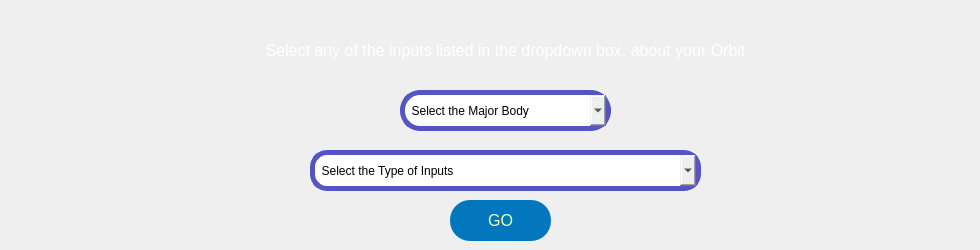
                           <widget class="QWidget" name="vpco_input_type_screen">
                            <widget class="QComboBox" name="vpco_input_type">
                             <property name="geometry">
                              <rect>
                               <x>310</x>
                               <y>150</y>
                               <width>391</width>
                               <height>41</height>
                              </rect>
                             </property>
                             <property name="styleSheet">
                              <string notr="true">QComboBox{
	border: 5px solid rgb(84, 84, 197);
	font: 12pt &quot;Arial&quot;;
	border-radius: 17px;}


QComboBox:hover{
	border: 4px solid rgb(2, 119, 189);
}</string>
                             </property>
                             <item>
                              <property name="text">
                               <string>  Select the Type of Inputs</string>
                              </property>
                             </item>
                             <item>
                              <property name="text">
                               <string>  a , e</string>
                              </property>
                             </item>
                             <item>
                              <property name="text">
                               <string>  ra , rp </string>
                              </property>
                             </item>
                             <item>
                              <property name="text">
                               <string>  r , v , gamma</string>
                              </property>
                             </item>
                             <item>
                              <property name="text">
                               <string>  Orbital Elements</string>
                              </property>
                             </item>
                             <item>
                              <property name="text">
                               <string>  State Vectors</string>
                              </property>
                             </item>
                            </widget>
                            <widget class="QLabel" name="label_9">
                             <property name="geometry">
                              <rect>
                               <x>170</x>
                               <y>30</y>
                               <width>671</width>
                               <height>41</height>
                              </rect>
                             </property>
                             <property name="font">
                              <font>
                               <family>Arial</family>
                               <pointsize>12</pointsize>
                               <weight>50</weight>
                               <italic>false</italic>
                               <bold>false</bold>
                              </font>
                             </property>
                             <property name="styleSheet">
                              <string notr="true">color: white;
border:none;</string>
                             </property>
                             <property name="text">
                              <string>Select any of the inputs listed in the dropdown box, about your Orbit</string>
                             </property>
                             <property name="alignment">
                              <set>Qt::AlignCenter</set>
                             </property>
                            </widget>
                            <widget class="QComboBox" name="vpco_major_body">
                             <property name="geometry">
                              <rect>
                               <x>400</x>
                               <y>90</y>
                               <width>211</width>
                               <height>41</height>
                              </rect>
                             </property>
                             <property name="styleSheet">
                              <string notr="true">QComboBox{
	border: 5px solid rgb(84, 84, 197);
	font: 12pt &quot;Arial&quot;;
	border-radius: 20px;}


QComboBox:hover{
	border: 4px solid rgb(2, 119, 189);
}</string>
                             </property>
                             <item>
                              <property name="text">
                               <string>  Select the Major Body</string>
                              </property>
                             </item>
                             <item>
                              <property name="text">
                               <string>  Moon</string>
                              </property>
                             </item>
                             <item>
                              <property name="text">
                               <string>  Earth</string>
                              </property>
                             </item>
                             <item>
                              <property name="text">
                               <string>  Jupiter</string>
                              </property>
                             </item>
                             <item>
                              <property name="text">
                               <string>  Mercury</string>
                              </property>
                             </item>
                             <item>
                              <property name="text">
                               <string>  Venus</string>
                              </property>
                             </item>
                             <item>
                              <property name="text">
                               <string>  Mars</string>
                              </property>
                             </item>
                             <item>
                              <property name="text">
                               <string>  Saturn</string>
                              </property>
                             </item>
                             <item>
                              <property name="text">
                               <string>  Uranus</string>
                              </property>
                             </item>
                             <item>
                              <property name="text">
                               <string>  Neptune</string>
                              </property>
                             </item>
                             <item>
                              <property name="text">
                               <string>  Pluto</string>
                              </property>
                             </item>
                             <item>
                              <property name="text">
                               <string>  Sun</string>
                              </property>
                             </item>
                            </widget>
                            <widget class="QPushButton" name="input_type_go_btn_vpco">
                             <property name="geometry">
                              <rect>
                               <x>450</x>
                               <y>200</y>
                               <width>101</width>
                               <height>41</height>
                              </rect>
                             </property>
                             <property name="font">
                              <font>
                               <pointsize>12</pointsize>
                              </font>
                             </property>
                             <property name="styleSheet">
                              <string notr="true">QPushButton{
	background-color:rgb(2, 119, 189);
	color:rgb(245, 255, 179);
	border-radius: 20px
}

QPushButton:hover{
	
	background-color: rgb(255, 170, 0);
}</string>
                             </property>
                             <property name="text">
                              <string>GO</string>
                             </property>
                            </widget>
                            <widget class="QLabel" name="error_selct_body">
                             <property name="geometry">
                              <rect>
                               <x>650</x>
                               <y>90</y>
                               <width>321</width>
                               <height>41</height>
                              </rect>
                             </property>
                             <property name="font">
                              <font>
                               <family>Arial</family>
                               <pointsize>12</pointsize>
                               <weight>50</weight>
                               <italic>false</italic>
                               <bold>false</bold>
                              </font>
                             </property>
                             <property name="styleSheet">
                              <string notr="true">color: rgb(255, 0, 0);
border:none;</string>
                             </property>
                             <property name="text">
                              <string/>
                             </property>
                             <property name="alignment">
                              <set>Qt::AlignCenter</set>
                             </property>
                            </widget>
                           </widget>
